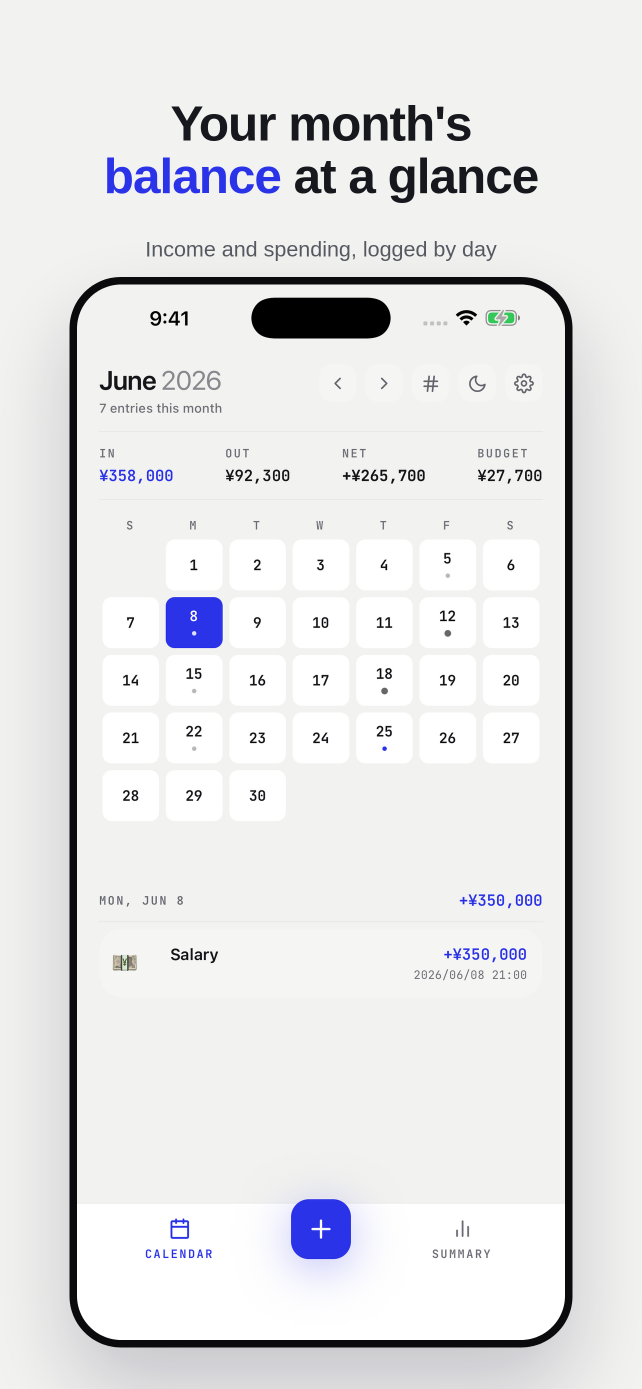
#> input picture docs/appstore-marketing/6.7-inch/en/en-1-calendar.png, 1284 x 2778 px (shown at 1/2 size)
$ python statusbar.py ../6.7-inch/en/en-1-calendar.png ../6.7-inch/en/en-1-calendar.png out.png
#> lines starting #> are read from the running program, lines starting #| are printed output that depends on the picture
#!/usr/bin/env python3
"""Composite a dark iOS status bar onto a de-framed dark web capture.
Lifts the status-bar strip from the matching light App Store shot and recolors:
  background -> dark app bg, black glyphs -> white, keep dynamic island black,
  keep green battery. Then pastes it into the top gap of the dark capture.
"""
import sys
from PIL import Image

LIGHT = sys.argv[1]          # e.g. en-1-calendar.png (has iOS status bar)
DARK  = sys.argv[2]          # de-framed dark capture (top gap opened)
OUT   = sys.argv[3]

DARKBG = (14, 15, 19)
WHITE  = (238, 238, 241)
SB_H   = 150                 # status-bar strip height (px)
ISLAND = (465, 855)          # x-range of the dynamic island pill

light = Image.open(LIGHT).convert('RGB')
dark  = Image.open(DARK).convert('RGB')
W, H  = dark.size
#> W = 1284; H = 2778
lp = light.load()

strip = Image.new('RGB', (W, SB_H), DARKBG)
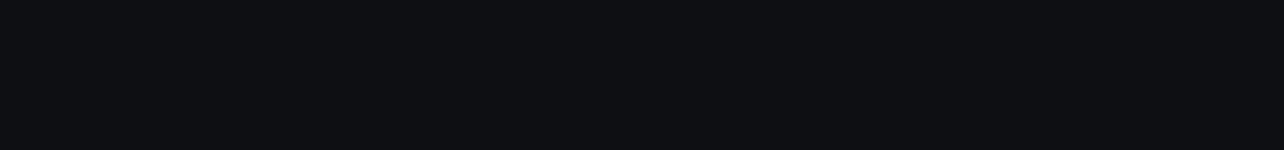
#> strip: PIL image 1284x150 RGB; mean R, G, B 14, 15, 19
sp = strip.load()
for y in range(SB_H):
    for x in range(W):
        r, g, b = lp[x, y]
        lum = (r + g + b) / 3
        greenish = g > 110 and g > r + 20 and g > b + 20
        if greenish:
            sp[x, y] = (r, g, b)                       # keep battery green
        elif ISLAND[0] <= x <= ISLAND[1]:
            sp[x, y] = (0, 0, 0) if lum < 150 else DARKBG   # island stays black
        else:
            sp[x, y] = WHITE if lum < 150 else DARKBG       # glyphs -> white

dark.paste(strip, (0, 0))
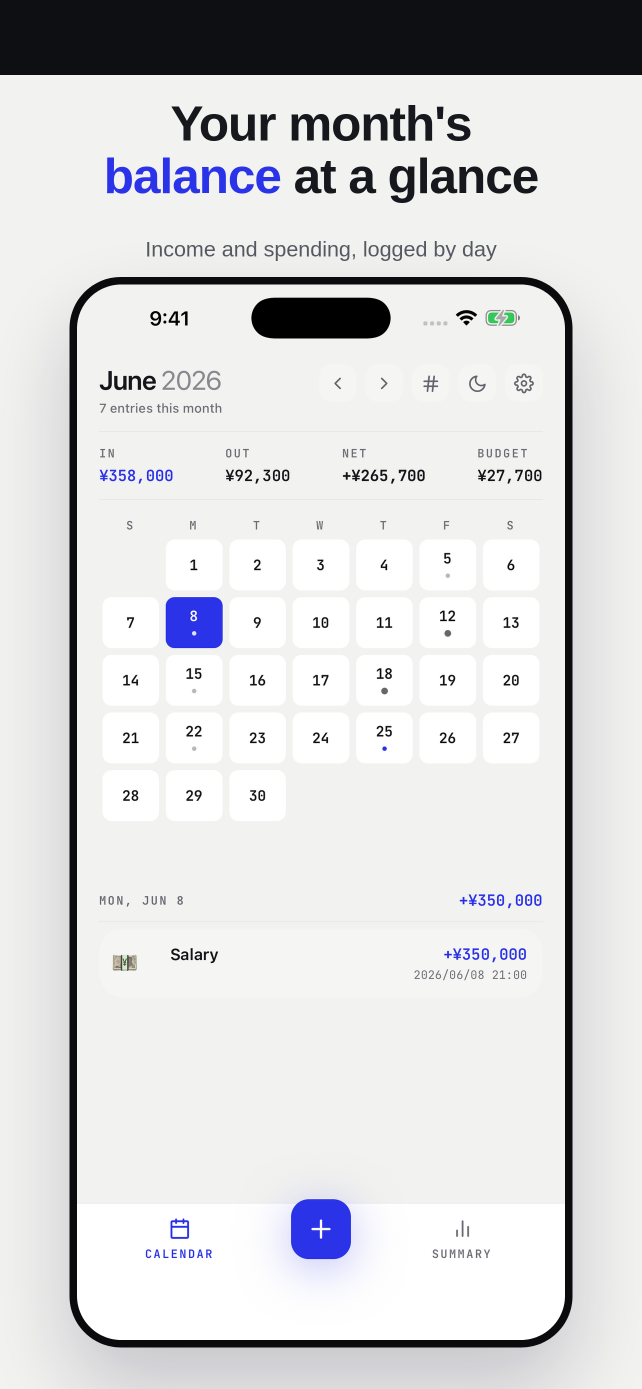
#> dark: PIL image 1284x2778 RGB (shown at 1/2 size); mean R, G, B 216.3, 216.5, 217.9
dark.save(OUT)
print('wrote', OUT)

$ run again, with docs/appstore-marketing/6.7-inch/en/en-2-summary.png copied over docs/appstore-marketing/6.7-inch/en/en-1-calendar.png
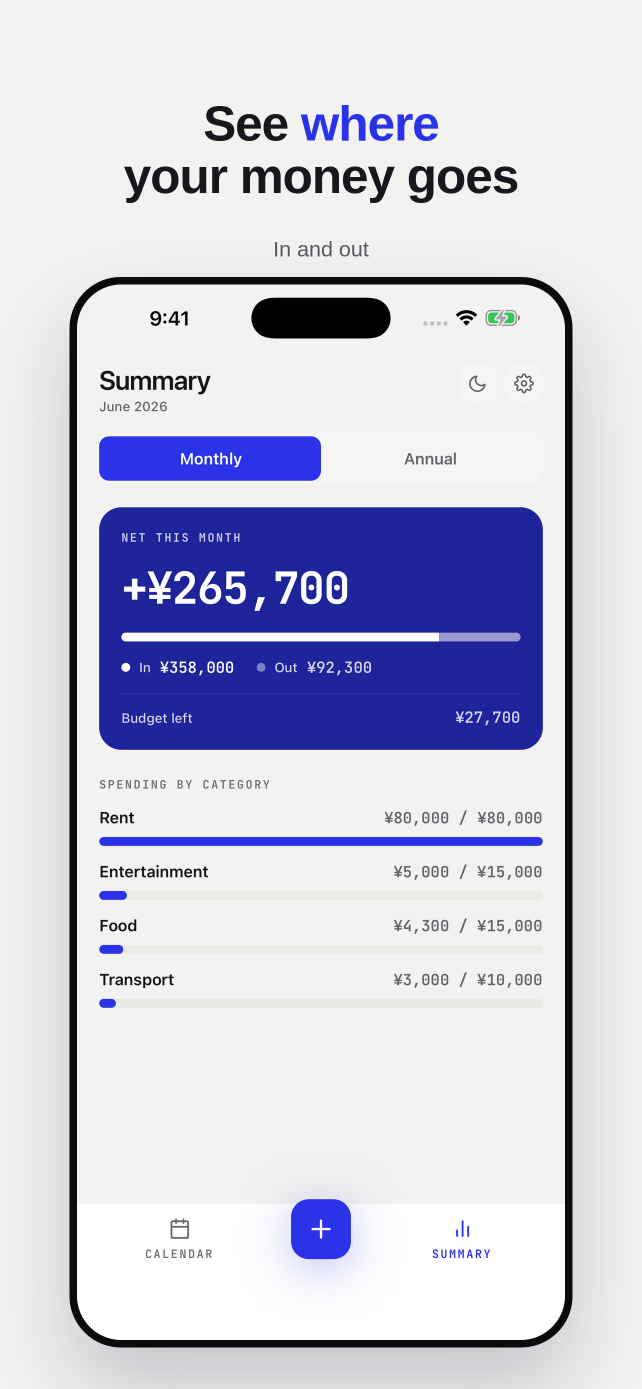
#> input picture docs/appstore-marketing/6.7-inch/en/en-2-summary.png, 1284 x 2778 px (shown at 1/2 size)
#> `dark.paste(strip, (0, 0))`:
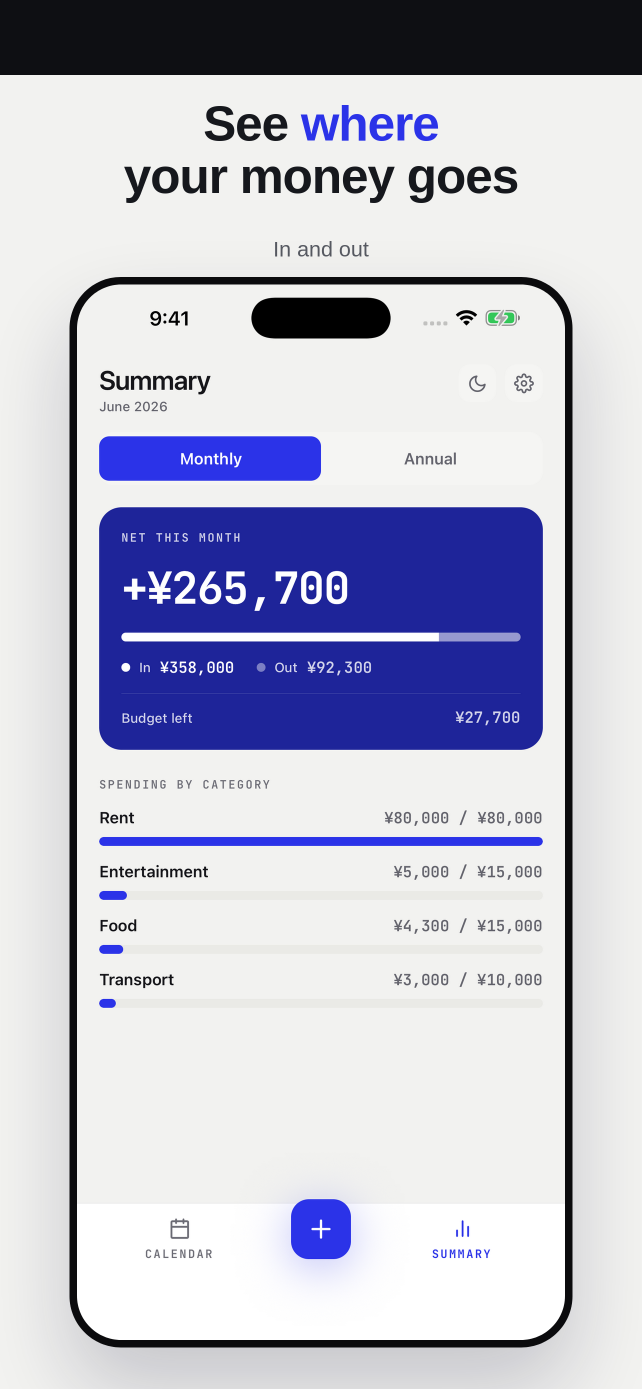
#> dark: PIL image 1284x2778 RGB (shown at 1/2 size); mean R, G, B 189.8, 190.7, 207.2

$ run again, with docs/appstore-marketing/6.7-inch/en/en-3-entry.png copied over docs/appstore-marketing/6.7-inch/en/en-1-calendar.png
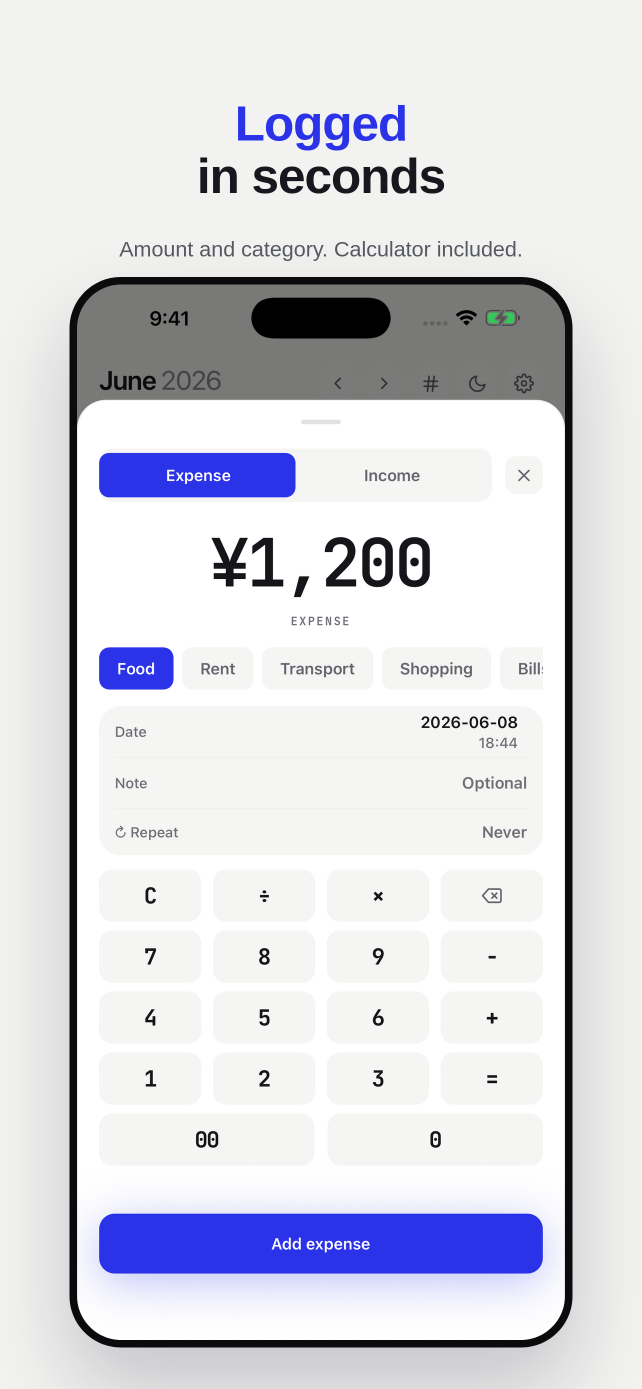
#> input picture docs/appstore-marketing/6.7-inch/en/en-3-entry.png, 1284 x 2778 px (shown at 1/2 size)
#> `dark.paste(strip, (0, 0))`:
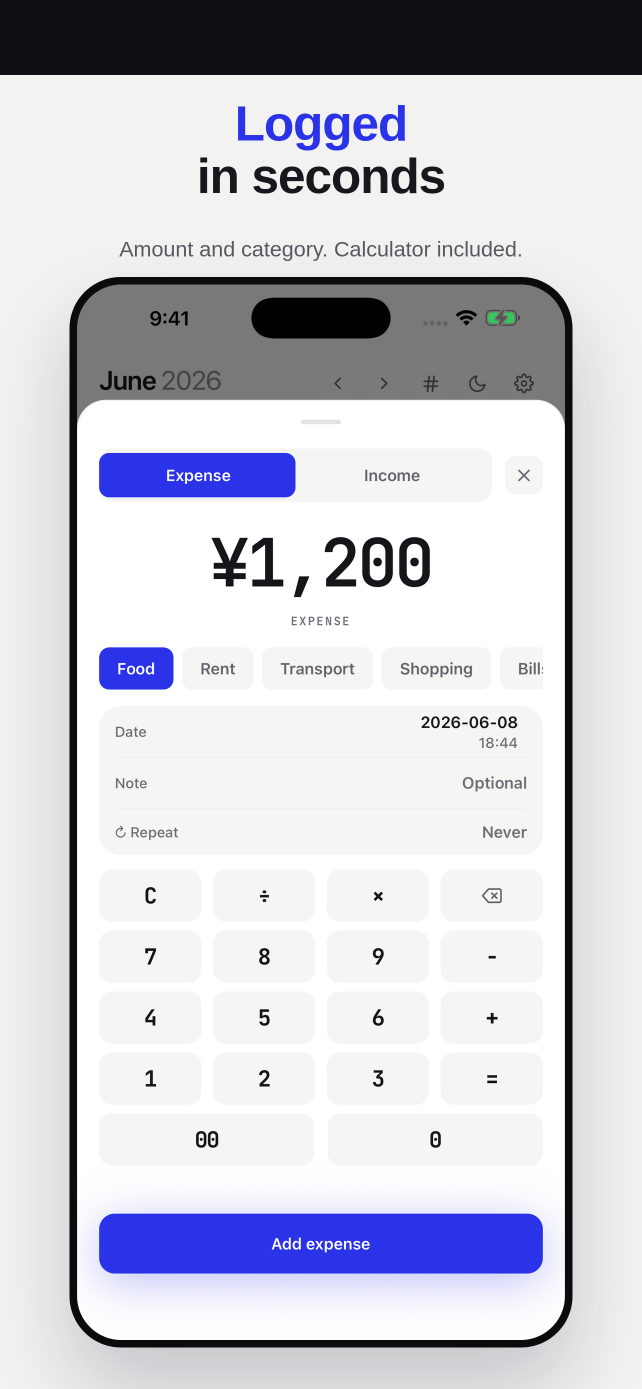
#> dark: PIL image 1284x2778 RGB (shown at 1/2 size); mean R, G, B 204.1, 204.5, 212.7

$ run again, with docs/appstore-marketing/6.7-inch/en/en-4-settings.png copied over docs/appstore-marketing/6.7-inch/en/en-1-calendar.png
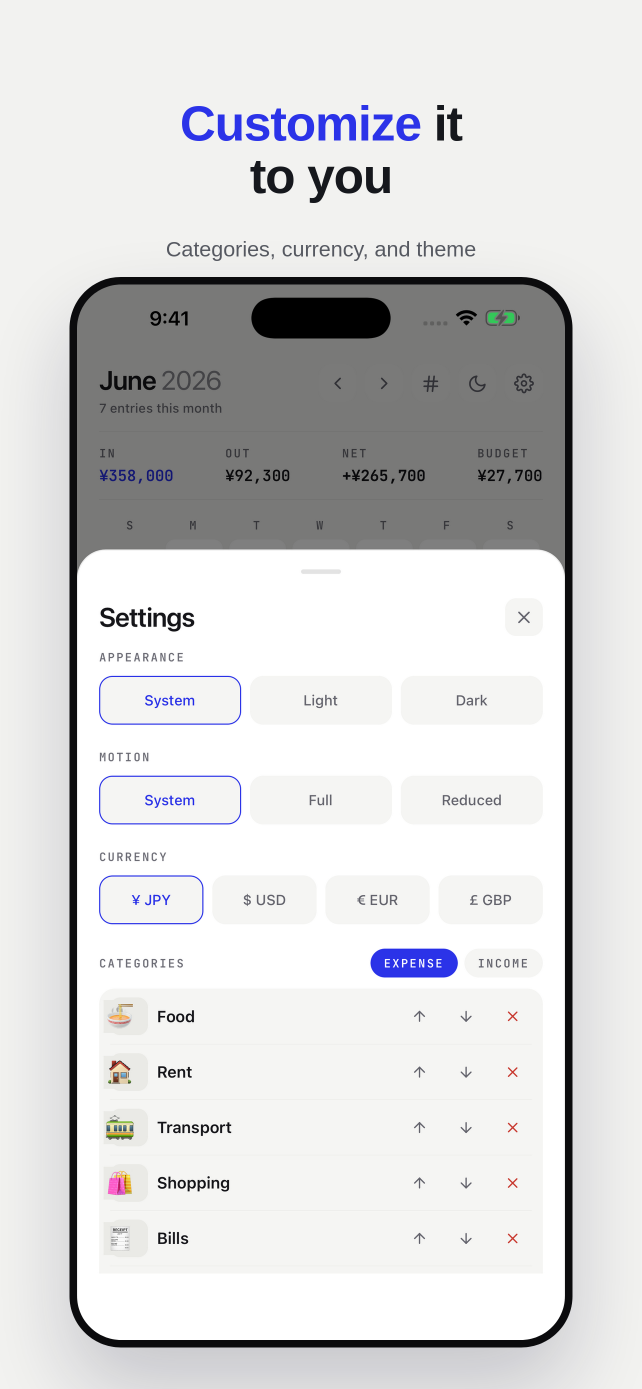
#> input picture docs/appstore-marketing/6.7-inch/en/en-4-settings.png, 1284 x 2778 px (shown at 1/2 size)
#> `dark.paste(strip, (0, 0))`:
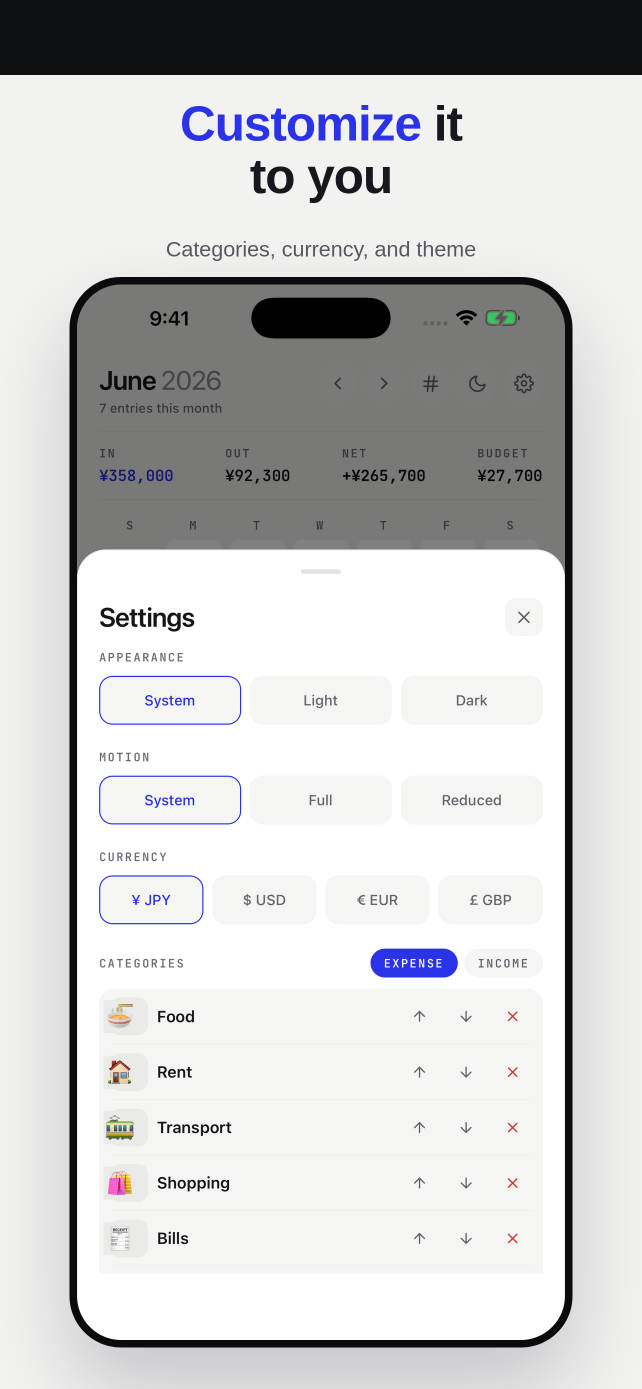
#> dark: PIL image 1284x2778 RGB (shown at 1/2 size); mean R, G, B 202.7, 202.7, 203.6
